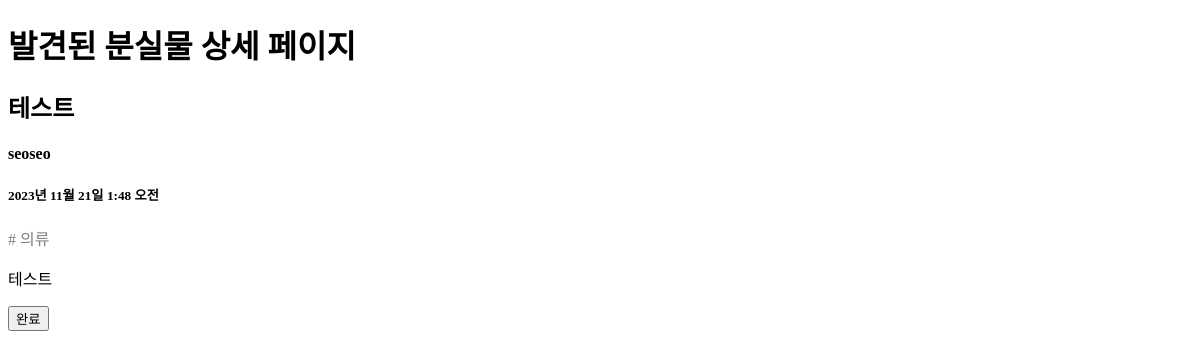
The app's page /message/find/4/, older data.
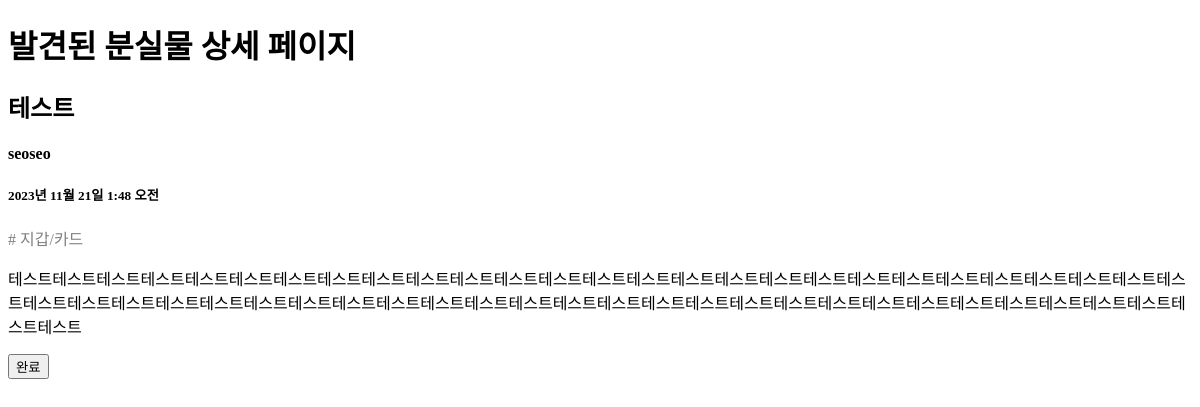
The same page, newer data.
### message/models.py (models this page shows, shortened)
class FindItem(models.Model):
    title = models.CharField(max_length=20)
    author = models.ForeignKey(User, null=True, on_delete=models.SET_NULL)
    created_at = models.DateTimeField(auto_now_add=True)
    category = models.ForeignKey(Category, null=True, on_delete=models.SET_NULL)
    head_image = models.ImageField(upload_to='message/images/find/%Y/%m/%d/', blank=True)
    content = models.TextField()

class Category(models.Model):
    name = models.CharField(max_length=10, unique=True)
    slug = models.SlugField(max_length=100, unique=True, allow_unicode=True)
    head_image = models.ImageField(upload_to='message/images/category/%Y/%m/%d/', blank=True)
    def __str__(self):
        return self.name
    class Meta:
        verbose_name_plural = 'Categories'

### message/views.py (the view)
# urls.py: path('find/<int:pk>/', views.findDetail.as_view()),
class findDetail(DetailView):
    model = FindItem
    template_name = 'message/findItem_detail.html'
    context_object_name = 'find'
    def get_context_data(self, **kwargs):
        context = super(findDetail, self).get_context_data()
        context['categories'] = Category.objects.all()
        return context

### message/templates/message/findItem_detail.html (shortened to what this page needs)
<!DOCTYPE html>
<html lang="ko">
<head>
</head>
<body>
<h1>발견된 분실물 상세 페이지</h1>
<h2>{{ find.title }}</h2>
<h4>{{ find.author }}</h4>
<h5>{{ find.created_at }}</h5>
{% if find.category %}
<span style="color: gray;"># {{ find.category }}</span>
{% else %}
<span style="color: gray;"># 기타</span>
{% endif %}
<p>{{ find.content }}</p>
<form action="{% url 'complete_post' pk=find.id %}" method="post">
    <button type="submit">완료</button>
</form>
</body>
</html>

Row changes from the older to the newer data that the page shows:
changed FindItem "테스트": category "의류" → "지갑/카드"; content "테스트" → "테스트테스트테스트테스트테스트테스트테스트테스트테스트테스트테스트테스트테스트테스트테스트테스트테스트테스트테스트테스트테스트테스트테스트테스트테스트테스트테스트테스트테스트테스트테스트테스트테스트테스트테스트테스트테스트테스트테스트테스트테스트테스트테스트테스트테스트테스트테스트테스트테스트테스트테스트테스트테스트테스트테스트"
